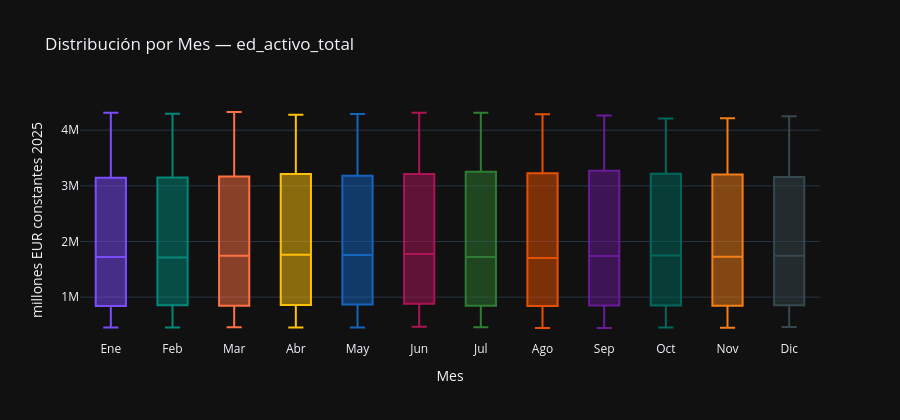

The code cell stored with this chart in its notebook:
### Markdown cell above
### Análisis:

La ausencia de outliers por ambos criterios responde al mismo mecanismo ya documentado para el IPRI y el PIB: la tendencia de largo plazo dilata el rango intercuartílico hasta absorber todos los valores, incluidos los extremos del pico de 2009-2012.

Los 10 valores extremos confirman que los mínimos corresponden al tramo inicial de la muestra (agosto-noviembre de 1974 y febrero de 1975, entre 445.450 y 454.394 millones) y los máximos al entorno del pico de la burbuja bancaria (enero a julio de 2009 y marzo de 2012, entre 4.308.744 y 4.327.080 millones). Un detalle relevante: el máximo absoluto se produce en marzo de 2012, casi tres años después de los demás valores extremos del grupo superior, lo que refleja que el activo total continuó creciendo marginalmente entre 2009 y 2012 pese al inicio del desapalancamiento del crédito privado, probablemente por el incremento de la cartera de deuda pública y los activos adjudicados en ese periodo.

### Code cell
if DATASET_CONFIG['frecuencia_original'] == 'trimestral':
    y_periodo = y.index.quarter.map({1:'T1', 2:'T2', 3:'T3', 4:'T4'})
    titulo_grupo = 'Trimestre'
    orden_periodos = ['T1', 'T2', 'T3', 'T4']
elif DATASET_CONFIG['frecuencia_original'] == 'mensual':
    meses = ['Ene','Feb','Mar','Abr','May','Jun','Jul','Ago','Sep','Oct','Nov','Dic']
    y_periodo = y.index.month.map({i+1: m for i, m in enumerate(meses)})
    titulo_grupo = 'Mes'
    orden_periodos = meses
else:
    meses = ['Ene','Feb','Mar','Abr','May','Jun','Jul','Ago','Sep','Oct','Nov','Dic']
    y_periodo = y.index.month.map({i+1: m for i, m in enumerate(meses)})
    titulo_grupo = 'Mes'
    orden_periodos = meses

colores_bp = ['#7C4DFF', '#00897B', '#FF7043', '#FFC107',
               '#1565C0', '#AD1457', '#2E7D32', '#E65100',
               '#6A1B9A', '#00695C', '#F57F17', '#37474F']

df_box = pd.DataFrame({
    'periodo': y_periodo.values,
    'valor': y.values,
    'fecha': y.index.strftime('%Y-%m-%d'),
})
df_box['periodo'] = pd.Categorical(df_box['periodo'],
                                    categories=[p for p in orden_periodos if p in df_box['periodo'].values],
                                    ordered=True)

fig = px.box(
    df_box, x='periodo', y='valor', color='periodo',
    hover_data=['fecha'],
    title=f'Distribución por {titulo_grupo} — {VAR_PRINCIPAL}',
    labels={'valor': UNIDADES, 'periodo': titulo_grupo, 'fecha': 'Fecha'},
    color_discrete_sequence=colores_bp,
    category_orders={'periodo': orden_periodos},
)
fig.update_layout(showlegend=False, height=420)
fig.show()

### Figure 1 — Plotly figure (JSON) as saved in the notebook; plotly's stock layout.template omitted (floating-point values rounded to 4 significant figures)
{"data": [{"alignmentgroup": "True", "customdata": [["1975-01-01"], ["1976-01-01"], ["1977-01-01"], ["1978-01-01"], ["1979-01-01"], ["1980-01-01"], ["1981-01-01"], ["1982-01-01"], ["1983-01-01"], ["1984-01-01"], ["1985-01-01"], ["1986-01-01"], ["1987-01-01"], ["1988-01-01"], ["1989-01-01"], ["1990-01-01"], ["1991-01-01"], ["1992-01-01"], ["1993-01-01"], ["1994-01-01"], ["1995-01-01"], ["1996-01-01"], ["1997-01-01"], ["1998-01-01"], ["1999-01-01"], ["2000-01-01"], ["2001-01-01"], ["2002-01-01"], ["2003-01-01"], ["2004-01-01"], ["2005-01-01"], ["2006-01-01"], ["2007-01-01"], ["2008-01-01"], ["2009-01-01"], ["2010-01-01"], ["2011-01-01"], ["2012-01-01"], ["2013-01-01"], ["2014-01-01"], ["2015-01-01"], ["2016-01-01"], ["2017-01-01"], ["2018-01-01"], ["2019-01-01"], ["2020-01-01"], ["2021-01-01"], ["2022-01-01"], ["2023-01-01"], ["2024-01-01"], ["2025-01-01"]], "hovertemplate": "Mes=%{x}<br>millones EUR constantes 2025=%{y}<br>Fecha=%{customdata[0]}<extra></extra>", "legendgroup": "Ene", "marker": {"color": "#7C4DFF"}, "name": "Ene", "notched": false, "offsetgroup": "Ene", "orientation": "v", "showlegend": true, "type": "box", "x": ["Ene", "Ene", "Ene", "Ene", "Ene", "Ene", "Ene", "Ene", "Ene", "Ene", "Ene", "Ene", "Ene", "Ene", "Ene", "Ene", "Ene", "Ene", "Ene", "Ene", "Ene", "Ene", "Ene", "Ene", "Ene", "Ene", "Ene", "Ene", "Ene", "Ene", "Ene", "Ene", "Ene", "Ene", "Ene", "Ene", "Ene", "Ene", "Ene", "Ene", "Ene", "Ene", "Ene", "Ene", "Ene", "Ene", "Ene", "Ene", "Ene", "Ene", "Ene"], "x0": " ", "xaxis": "x", "y": [455600.0, 483500.0, 494500.0, 480400.0, 480200.0, 504700.0, 621600.0, 664100.0, 698300.0, 750500.0, 802800.0, 798600.0, 825900.0, 879900.0, 937600.0, 981700.0, 1056000.0, 1113000.0, 1155000.0, 1306000.0, 1355000.0, 1447000.0, 1472000.0, 1568000.0, 1645000.0, 1722000.0, 1892000.0, 2027000.0, 2115000.0, 2343000.0, 2595000.0, 3085000.0, 3534000.0, 3936000.0, 4312000.0, 4286000.0, 4119000.0, 4268000.0, 4045000.0, 3679000.0, 3546000.0, 3425000.0, 3151000.0, 3136000.0, 3054000.0, 3082000.0, 3301000.0, 3267000.0, 3059000.0, 3013000.0, 3040000.0], "y0": " ", "yaxis": "y"}, {"alignmentgroup": "True", "customdata": [["1975-02-01"], ["1976-02-01"], ["1977-02-01"], ["1978-02-01"], ["1979-02-01"], ["1980-02-01"], ["1981-02-01"], ["1982-02-01"], ["1983-02-01"], ["1984-02-01"], ["1985-02-01"], ["1986-02-01"], ["1987-02-01"], ["1988-02-01"], ["1989-02-01"], ["1990-02-01"], ["1991-02-01"], ["1992-02-01"], ["1993-02-01"], ["1994-02-01"], ["1995-02-01"], ["1996-02-01"], ["1997-02-01"], ["1998-02-01"], ["1999-02-01"], ["2000-02-01"], ["2001-02-01"], ["2002-02-01"], ["2003-02-01"], ["2004-02-01"], ["2005-02-01"], ["2006-02-01"], ["2007-02-01"], ["2008-02-01"], ["2009-02-01"], ["2010-02-01"], ["2011-02-01"], ["2012-02-01"], ["2013-02-01"], ["2014-02-01"], ["2015-02-01"], ["2016-02-01"], ["2017-02-01"], ["2018-02-01"], ["2019-02-01"], ["2020-02-01"], ["2021-02-01"], ["2022-02-01"], ["2023-02-01"], ["2024-02-01"], ["2025-02-01"]], "hovertemplate": "Mes=%{x}<br>millones EUR constantes 2025=%{y}<br>Fecha=%{customdata[0]}<extra></extra>", "legendgroup": "Feb", "marker": {"color": "#00897B"}, "name": "Feb", "notched": false, "offsetgroup": "Feb", "orientation": "v", "showlegend": true, "type": "box", "x": ["Feb", "Feb", "Feb", "Feb", "Feb", "Feb", "Feb", "Feb", "Feb", "Feb", "Feb", "Feb", "Feb", "Feb", "Feb", "Feb", "Feb", "Feb", "Feb", "Feb", "Feb", "Feb", "Feb", "Feb", "Feb", "Feb", "Feb", "Feb", "Feb", "Feb", "Feb", "Feb", "Feb", "Feb", "Feb", "Feb", "Feb", "Feb", "Feb", "Feb", "Feb", "Feb", "Feb", "Feb", "Feb", "Feb", "Feb", "Feb", "Feb", "Feb", "Feb"], "x0": " ", "xaxis": "x", "y": [454400.0, 485000.0, 490000.0, 481700.0, 483700.0, 507400.0, 624800.0, 670200.0, 705800.0, 740400.0, 814100.0, 798400.0, 843100.0, 883300.0, 953900.0, 986000.0, 1085000.0, 1104000.0, 1181000.0, 1312000.0, 1361000.0, 1430000.0, 1462000.0, 1600000.0, 1641000.0, 1711000.0, 1882000.0, 2006000.0, 2141000.0, 2354000.0, 2623000.0, 3141000.0, 3581000.0, 3998000.0, 4296000.0, 4282000.0, 4109000.0, 4284000.0, 4042000.0, 3636000.0, 3529000.0, 3439000.0, 3155000.0, 3111000.0, 3033000.0, 3111000.0, 3309000.0, 3229000.0, 3031000.0, 3009000.0, 3037000.0], "y0": " ", "yaxis": "y"}, {"alignmentgroup": "True", "customdata": [["1975-03-01"], ["1976-03-01"], ["1977-03-01"], ["1978-03-01"], ["1979-03-01"], ["1980-03-01"], ["1981-03-01"], ["1982-03-01"], ["1983-03-01"], ["1984-03-01"], ["1985-03-01"], ["1986-03-01"], ["1987-03-01"], ["1988-03-01"], ["1989-03-01"], ["1990-03-01"], ["1991-03-01"], ["1992-03-01"], ["1993-03-01"], ["1994-03-01"], ["1995-03-01"], ["1996-03-01"], ["1997-03-01"], ["1998-03-01"], ["1999-03-01"], ["2000-03-01"], ["2001-03-01"], ["2002-03-01"], ["2003-03-01"], ["2004-03-01"], ["2005-03-01"], ["2006-03-01"], ["2007-03-01"], ["2008-03-01"], ["2009-03-01"], ["2010-03-01"], ["2011-03-01"], ["2012-03-01"], ["2013-03-01"], ["2014-03-01"], ["2015-03-01"], ["2016-03-01"], ["2017-03-01"], ["2018-03-01"], ["2019-03-01"], ["2020-03-01"], ["2021-03-01"], ["2022-03-01"], ["2023-03-01"], ["2024-03-01"], ["2025-03-01"]], "hovertemplate": "Mes=%{x}<br>millones EUR constantes 2025=%{y}<br>Fecha=%{customdata[0]}<extra></extra>", "legendgroup": "Mar", "marker": {"color": "#FF7043"}, "name": "Mar", "notched": false, "offsetgroup": "Mar", "orientation": "v", "showlegend": true, "type": "box", "x": ["Mar", "Mar", "Mar", "Mar", "Mar", "Mar", "Mar", "Mar", "Mar", "Mar", "Mar", "Mar", "Mar", "Mar", "Mar", "Mar", "Mar", "Mar", "Mar", "Mar", "Mar", "Mar", "Mar", "Mar", "Mar", "Mar", "Mar", "Mar", "Mar", "Mar", "Mar", "Mar", "Mar", "Mar", "Mar", "Mar", "Mar", "Mar", "Mar", "Mar", "Mar", "Mar", "Mar", "Mar", "Mar", "Mar", "Mar", "Mar", "Mar", "Mar", "Mar"], "x0": " ", "xaxis": "x", "y": [457800.0, 486900.0, 487100.0, 484700.0, 486300.0, 511900.0, 622200.0, 688000.0, 712700.0, 746000.0, 807100.0, 817300.0, 829100.0, 891500.0, 959300.0, 1005000.0, 1106000.0, 1096000.0, 1177000.0, 1282000.0, 1370000.0, 1435000.0, 1470000.0, 1568000.0, 1644000.0, 1745000.0, 1925000.0, 2030000.0, 2147000.0, 2370000.0, 2670000.0, 3157000.0, 3624000.0, 3954000.0, 4309000.0, 4269000.0, 4089000.0, 4327000.0, 4052000.0, 3627000.0, 3555000.0, 3382000.0, 3171000.0, 3129000.0, 3091000.0, 3228000.0, 3348000.0, 3164000.0, 3024000.0, 2988000.0, 3022000.0], "y0": " ", "yaxis": "y"}, {"alignmentgroup": "True", "customdata": [["1975-04-01"], ["1976-04-01"], ["1977-04-01"], ["1978-04-01"], ["1979-04-01"], ["1980-04-01"], ["1981-04-01"], ["1982-04-01"], ["1983-04-01"], ["1984-04-01"], ["1985-04-01"], ["1986-04-01"], ["1987-04-01"], ["1988-04-01"], ["1989-04-01"], ["1990-04-01"], ["1991-04-01"], ["1992-04-01"], ["1993-04-01"], ["1994-04-01"], ["1995-04-01"], ["1996-04-01"], ["1997-04-01"], ["1998-04-01"], ["1999-04-01"], ["2000-04-01"], ["2001-04-01"], ["2002-04-01"], ["2003-04-01"], ["2004-04-01"], ["2005-04-01"], ["2006-04-01"], ["2007-04-01"], ["2008-04-01"], ["2009-04-01"], ["2010-04-01"], ["2011-04-01"], ["2012-04-01"], ["2013-04-01"], ["2014-04-01"], ["2015-04-01"], ["2016-04-01"], ["2017-04-01"], ["2018-04-01"], ["2019-04-01"], ["2020-04-01"], ["2021-04-01"], ["2022-04-01"], ["2023-04-01"], ["2024-04-01"], ["2025-04-01"]], "hovertemplate": "Mes=%{x}<br>millones EUR constantes 2025=%{y}<br>Fecha=%{customdata[0]}<extra></extra>", "legendgroup": "Abr", "marker": {"color": "#FFC107"}, "name": "Abr", "notched": false, "offsetgroup": "Abr", "orientation": "v", "showlegend": true, "type": "box", "x": ["Abr", "Abr", "Abr", "Abr", "Abr", "Abr", "Abr", "Abr", "Abr", "Abr", "Abr", "Abr", "Abr", "Abr", "Abr", "Abr", "Abr", "Abr", "Abr", "Abr", "Abr", "Abr", "Abr", "Abr", "Abr", "Abr", "Abr", "Abr", "Abr", "Abr", "Abr", "Abr", "Abr", "Abr", "Abr", "Abr", "Abr", "Abr", "Abr", "Abr", "Abr", "Abr", "Abr", "Abr", "Abr", "Abr", "Abr", "Abr", "Abr", "Abr", "Abr"], "x0": " ", "xaxis": "x", "y": [455600.0, 488800.0, 487700.0, 477800.0, 483500.0, 515900.0, 631500.0, 693400.0, 703300.0, 757800.0, 825200.0, 824200.0, 843700.0, 900300.0, 969700.0, 1036000.0, 1085000.0, 1096000.0, 1211000.0, 1282000.0, 1354000.0, 1426000.0, 1466000.0, 1550000.0, 1607000.0, 1760000.0, 1920000.0, 2022000.0, 2191000.0, 2383000.0, 2670000.0, 3176000.0, 3605000.0, 3952000.0, 4276000.0, 4245000.0, 4034000.0, 4207000.0, 4009000.0, 3578000.0, 3448000.0, 3353000.0, 3121000.0, 3073000.0, 3038000.0, 3241000.0, 3293000.0, 3222000.0, 2998000.0, 2973000.0, 3022000.0], "y0": " ", "yaxis": "y"}, {"alignmentgroup": "True", "customdata": [["1975-05-01"], ["1976-05-01"], ["1977-05-01"], ["1978-05-01"], ["1979-05-01"], ["1980-05-01"], ["1981-05-01"], ["1982-05-01"], ["1983-05-01"], ["1984-05-01"], ["1985-05-01"], ["1986-05-01"], ["1987-05-01"], ["1988-05-01"], ["1989-05-01"], ["1990-05-01"], ["1991-05-01"], ["1992-05-01"], ["1993-05-01"], ["1994-05-01"], ["1995-05-01"], ["1996-05-01"], ["1997-05-01"], ["1998-05-01"], ["1999-05-01"], ["2000-05-01"], ["2001-05-01"], ["2002-05-01"], ["2003-05-01"], ["2004-05-01"], ["2005-05-01"], ["2006-05-01"], ["2007-05-01"], ["2008-05-01"], ["2009-05-01"], ["2010-05-01"], ["2011-05-01"], ["2012-05-01"], ["2013-05-01"], ["2014-05-01"], ["2015-05-01"], ["2016-05-01"], ["2017-05-01"], ["2018-05-01"], ["2019-05-01"], ["2020-05-01"], ["2021-05-01"], ["2022-05-01"], ["2023-05-01"], ["2024-05-01"], ["2025-05-01"]], "hovertemplate": "Mes=%{x}<br>millones EUR constantes 2025=%{y}<br>Fecha=%{customdata[0]}<extra></extra>", "legendgroup": "May", "marker": {"color": "#1565C0"}, "name": "May", "notched": false, "offsetgroup": "May", "orientation": "v", "showlegend": true, "type": "box", "x": ["May", "May", "May", "May", "May", "May", "May", "May", "May", "May", "May", "May", "May", "May", "May", "May", "May", "May", "May", "May", "May", "May", "May", "May", "May", "May", "May", "May", "May", "May", "May", "May", "May", "May", "May", "May", "May", "May", "May", "May", "May", "May", "May", "May", "May", "May", "May", "May", "May", "May", "May"], "x0": " ", "xaxis": "x", "y": [455800.0, 472000.0, 494100.0, 475000.0, 479700.0, 514900.0, 634900.0, 682200.0, 704600.0, 763100.0, 814800.0, 820800.0, 857300.0, 907900.0, 981000.0, 1042000.0, 1094000.0, 1096000.0, 1252000.0, 1286000.0, 1364000.0, 1415000.0, 1480000.0, 1552000.0, 1632000.0, 1757000.0, 1918000.0, 2039000.0, 2181000.0, 2377000.0, 2684000.0, 3152000.0, 3651000.0, 3962000.0, 4265000.0, 4286000.0, 4102000.0, 4290000.0, 3923000.0, 3593000.0, 3414000.0, 3321000.0, 3119000.0, 3076000.0, 3046000.0, 3255000.0, 3296000.0, 3190000.0, 3038000.0, 2965000.0, 3048000.0], "y0": " ", "yaxis": "y"}, {"alignmentgroup": "True", "customdata": [["1975-06-01"], ["1976-06-01"], ["1977-06-01"], ["1978-06-01"], ["1979-06-01"], ["1980-06-01"], ["1981-06-01"], ["1982-06-01"], ["1983-06-01"], ["1984-06-01"], ["1985-06-01"], ["1986-06-01"], ["1987-06-01"], ["1988-06-01"], ["1989-06-01"], ["1990-06-01"], ["1991-06-01"], ["1992-06-01"], ["1993-06-01"], ["1994-06-01"], ["1995-06-01"], ["1996-06-01"], ["1997-06-01"], ["1998-06-01"], ["1999-06-01"], ["2000-06-01"], ["2001-06-01"], ["2002-06-01"], ["2003-06-01"], ["2004-06-01"], ["2005-06-01"], ["2006-06-01"], ["2007-06-01"], ["2008-06-01"], ["2009-06-01"], ["2010-06-01"], ["2011-06-01"], ["2012-06-01"], ["2013-06-01"], ["2014-06-01"], ["2015-06-01"], ["2016-06-01"], ["2017-06-01"], ["2018-06-01"], ["2019-06-01"], ["2020-06-01"], ["2021-06-01"], ["2022-06-01"], ["2023-06-01"], ["2024-06-01"], ["2025-06-01"]], "hovertemplate": "Mes=%{x}<br>millones EUR constantes 2025=%{y}<br>Fecha=%{customdata[0]}<extra></extra>", "legendgroup": "Jun", "marker": {"color": "#AD1457"}, "name": "Jun", "notched": false, "offsetgroup": "Jun", "orientation": "v", "showlegend": true, "type": "box", "x": ["Jun", "Jun", "Jun", "Jun", "Jun", "Jun", "Jun", "Jun", "Jun", "Jun", "Jun", "Jun", "Jun", "Jun", "Jun", "Jun", "Jun", "Jun", "Jun", "Jun", "Jun", "Jun", "Jun", "Jun", "Jun", "Jun", "Jun", "Jun", "Jun", "Jun", "Jun", "Jun", "Jun", "Jun", "Jun", "Jun", "Jun", "Jun", "Jun", "Jun", "Jun", "Jun", "Jun", "Jun", "Jun", "Jun", "Jun", "Jun", "Jun", "Jun", "Jun"], "x0": " ", "xaxis": "x", "y": [468600.0, 483600.0, 494300.0, 483700.0, 496500.0, 521900.0, 644600.0, 696800.0, 722200.0, 771600.0, 826300.0, 837200.0, 869000.0, 923200.0, 997100.0, 1052000.0, 1108000.0, 1106000.0, 1275000.0, 1344000.0, 1378000.0, 1434000.0, 1516000.0, 1597000.0, 1668000.0, 1773000.0, 1941000.0, 2054000.0, 2206000.0, 2439000.0, 2896000.0, 3216000.0, 3755000.0, 4024000.0, 4314000.0, 4275000.0, 4163000.0, 4305000.0, 3908000.0, 3567000.0, 3399000.0, 3352000.0, 3153000.0, 3072000.0, 3080000.0, 3378000.0, 3333000.0, 3198000.0, 3016000.0, 2954000.0, 3049000.0], "y0": " ", "yaxis": "y"}, {"alignmentgroup": "True", "customdata": [["1974-07-01"], ["1975-07-01"], ["1976-07-01"], ["1977-07-01"], ["1978-07-01"], ["1979-07-01"], ["1980-07-01"], ["1981-07-01"], ["1982-07-01"], ["1983-07-01"], ["1984-07-01"], ["1985-07-01"], ["1986-07-01"], ["1987-07-01"], ["1988-07-01"], ["1989-07-01"], ["1990-07-01"], ["1991-07-01"], ["1992-07-01"], ["1993-07-01"], ["1994-07-01"], ["1995-07-01"], ["1996-07-01"], ["1997-07-01"], ["1998-07-01"], ["1999-07-01"], ["2000-07-01"], ["2001-07-01"], ["2002-07-01"], ["2003-07-01"], ["2004-07-01"], ["2005-07-01"], ["2006-07-01"], ["2007-07-01"], ["2008-07-01"], ["2009-07-01"], ["2010-07-01"], ["2011-07-01"], ["2012-07-01"], ["2013-07-01"], ["2014-07-01"], ["2015-07-01"], ["2016-07-01"], ["2017-07-01"], ["2018-07-01"], ["2019-07-01"], ["2020-07-01"], ["2021-07-01"], ["2022-07-01"], ["2023-07-01"], ["2024-07-01"], ["2025-07-01"]], "hovertemplate": "Mes=%{x}<br>millones EUR constantes 2025=%{y}<br>Fecha=%{customdata[0]}<extra></extra>", "legendgroup": "Jul", "marker": {"color": "#2E7D32"}, "name": "Jul", "notched": false, "offsetgroup": "Jul", "orientation": "v", "showlegend": true, "type": "box", "x": ["Jul", "Jul", "Jul", "Jul", "Jul", "Jul", "Jul", "Jul", "Jul", "Jul", "Jul", "Jul", "Jul", "Jul", "Jul", "Jul", "Jul", "Jul", "Jul", "Jul", "Jul", "Jul", "Jul", "Jul", "Jul", "Jul", "Jul", "Jul", "Jul", "Jul", "Jul", "Jul", "Jul", "Jul", "Jul", "Jul", "Jul", "Jul", "Jul", "Jul", "Jul", "Jul", "Jul", "Jul", "Jul", "Jul", "Jul", "Jul", "Jul", "Jul", "Jul", "Jul"], "x0": " ", "xaxis": "x", "y": [459000.0, 474400.0, 495800.0, 498600.0, 484800.0, 498500.0, 529000.0, 651400.0, 710300.0, 723300.0, 798200.0, 827400.0, 818300.0, 866800.0, 927300.0, 1029000.0, 1060000.0, 1089000.0, 1103000.0, 1317000.0, 1356000.0, 1405000.0, 1452000.0, 1528000.0, 1612000.0, 1665000.0, 1773000.0, 1923000.0, 2072000.0, 2230000.0, 2485000.0, 2964000.0, 3297000.0, 3800000.0, 4071000.0, 4312000.0, 4254000.0, 4185000.0, 4276000.0, 3827000.0, 3574000.0, 3410000.0, 3332000.0, 3184000.0, 3072000.0, 3079000.0, 3383000.0, 3342000.0, 3207000.0, 2998000.0, 2981000.0, 3069000.0], "y0": " ", "yaxis": "y"}, {"alignmentgroup": "True", "customdata": [["1974-08-01"], ["1975-08-01"], ["1976-08-01"], ["1977-08-01"], ["1978-08-01"], ["1979-08-01"], ["1980-08-01"], ["1981-08-01"], ["1982-08-01"], ["1983-08-01"], ["1984-08-01"], ["1985-08-01"], ["1986-08-01"], ["1987-08-01"], ["1988-08-01"], ["1989-08-01"], ["1990-08-01"], ["1991-08-01"], ["1992-08-01"], ["1993-08-01"], ["1994-08-01"], ["1995-08-01"], ["1996-08-01"], ["1997-08-01"], ["1998-08-01"], ["1999-08-01"], ["2000-08-01"], ["2001-08-01"], ["2002-08-01"], ["2003-08-01"], ["2004-08-01"], ["2005-08-01"], ["2006-08-01"], ["2007-08-01"], ["2008-08-01"], ["2009-08-01"], ["2010-08-01"], ["2011-08-01"], ["2012-08-01"], ["2013-08-01"], ["2014-08-01"], ["2015-08-01"], ["2016-08-01"], ["2017-08-01"], ["2018-08-01"], ["2019-08-01"], ["2020-08-01"], ["2021-08-01"], ["2022-08-01"], ["2023-08-01"], ["2024-08-01"], ["2025-08-01"]], "hovertemplate": "Mes=%{x}<br>millones EUR constantes 2025=%{y}<br>Fecha=%{customdata[0]}<extra></extra>", "legendgroup": "Ago", "marker": {"color": "#E65100"}, "name": "Ago", "notched": false, "offsetgroup": "Ago", "orientation": "v", "showlegend": true, "type": "box", "x": ["Ago", "Ago", "Ago", "Ago", "Ago", "Ago", "Ago", "Ago", "Ago", "Ago", "Ago", "Ago", "Ago", "Ago", "Ago", "Ago", "Ago", "Ago", "Ago", "Ago", "Ago", "Ago", "Ago", "Ago", "Ago", "Ago", "Ago", "Ago", "Ago", "Ago", "Ago", "Ago", "Ago", "Ago", "Ago", "Ago", "Ago", "Ago", "Ago", "Ago", "Ago", "Ago", "Ago", "Ago", "Ago", "Ago", "Ago", "Ago", "Ago", "Ago", "Ago", "Ago"], "x0": " ", "xaxis": "x", "y": [446400.0, 465700.0, 488600.0, 477300.0, 470000.0, 493000.0, 526600.0, 639700.0, 702800.0, 719900.0, 782500.0, 808500.0, 810000.0, 868500.0, 904500.0, 1010000.0, 1034000.0, 1086000.0, 1098000.0, 1298000.0, 1341000.0, 1370000.0, 1410000.0, 1500000.0, 1588000.0, 1644000.0, 1761000.0, 1896000.0, 2050000.0, 2240000.0, 2442000.0, 2894000.0, 3266000.0, 3798000.0, 4092000.0, 4245000.0, 4285000.0, 4177000.0, 4198000.0, 3785000.0, 3557000.0, 3383000.0, 3295000.0, 3162000.0, 3061000.0, 3112000.0, 3355000.0, 3332000.0, 3189000.0, 2960000.0, 2991000.0, 3076000.0], "y0": " ", "yaxis": "y"}, {"alignmentgroup": "True", "customdata": [["1974-09-01"], ["1975-09-01"], ["1976-09-01"], ["1977-09-01"], ["1978-09-01"], ["1979-09-01"], ["1980-09-01"], ["1981-09-01"], ["1982-09-01"], ["1983-09-01"], ["1984-09-01"], ["1985-09-01"], ["1986-09-01"], ["1987-09-01"], ["1988-09-01"], ["1989-09-01"], ["1990-09-01"], ["1991-09-01"], ["1992-09-01"], ["1993-09-01"], ["1994-09-01"], ["1995-09-01"], ["1996-09-01"], ["1997-09-01"], ["1998-09-01"], ["1999-09-01"], ["2000-09-01"], ["2001-09-01"], ["2002-09-01"], ["2003-09-01"], ["2004-09-01"], ["2005-09-01"], ["2006-09-01"], ["2007-09-01"], ["2008-09-01"], ["2009-09-01"], ["2010-09-01"], ["2011-09-01"], ["2012-09-01"], ["2013-09-01"], ["2014-09-01"], ["2015-09-01"], ["2016-09-01"], ["2017-09-01"], ["2018-09-01"], ["2019-09-01"], ["2020-09-01"], ["2021-09-01"], ["2022-09-01"], ["2023-09-01"], ["2024-09-01"], ["2025-09-01"]], "hovertemplate": "Mes=%{x}<br>millones EUR constantes 2025=%{y}<br>Fecha=%{customdata[0]}<extra></extra>", "legendgroup": "Sep", "marker": {"color": "#6A1B9A"}, "name": "Sep", "notched": false, "offsetgroup": "Sep", "orientation": "v", "showlegend": true, "type": "box", "x": ["Sep", "Sep", "Sep", "Sep", "Sep", "Sep", "Sep", "Sep", "Sep", "Sep", "Sep", "Sep", "Sep", "Sep", "Sep", "Sep", "Sep", "Sep", "Sep", "Sep", "Sep", "Sep", "Sep", "Sep", "Sep", "Sep", "Sep", "Sep", "Sep", "Sep", "Sep", "Sep", "Sep", "Sep", "Sep", "Sep", "Sep", "Sep", "Sep", "Sep", "Sep", "Sep", "Sep", "Sep", "Sep", "Sep", "Sep", "Sep", "Sep", "Sep", "Sep", "Sep"], "x0": " ", "xaxis": "x", "y": [445400.0, 464500.0, 489100.0, 476800.0, 470800.0, 494700.0, 530900.0, 644400.0, 711900.0, 727900.0, 797900.0, 826000.0, 817300.0, 869300.0, 915700.0, 1013000.0, 1047000.0, 1102000.0, 1137000.0, 1286000.0, 1331000.0, 1391000.0, 1446000.0, 1513000.0, 1591000.0, 1676000.0, 1802000.0, 1945000.0, 2076000.0, 2239000.0, 2481000.0, 2947000.0, 3367000.0, 3883000.0, 4116000.0, 4263000.0, 4233000.0, 4192000.0, 4175000.0, 3791000.0, 3558000.0, 3417000.0, 3295000.0, 3173000.0, 3032000.0, 3099000.0, 3353000.0, 3316000.0, 3250000.0, 2987000.0, 3018000.0, 3079000.0], "y0": " ", "yaxis": "y"}, {"alignmentgroup": "True", "customdata": [["1974-10-01"], ["1975-10-01"], ["1976-10-01"], ["1977-10-01"], ["1978-10-01"], ["1979-10-01"], ["1980-10-01"], ["1981-10-01"], ["1982-10-01"], ["1983-10-01"], ["1984-10-01"], ["1985-10-01"], ["1986-10-01"], ["1987-10-01"], ["1988-10-01"], ["1989-10-01"], ["1990-10-01"], ["1991-10-01"], ["1992-10-01"], ["1993-10-01"], ["1994-10-01"], ["1995-10-01"], ["1996-10-01"], ["1997-10-01"], ["1998-10-01"], ["1999-10-01"], ["2000-10-01"], ["2001-10-01"], ["2002-10-01"], ["2003-10-01"], ["2004-10-01"], ["2005-10-01"], ["2006-10-01"], ["2007-10-01"], ["2008-10-01"], ["2009-10-01"], ["2010-10-01"], ["2011-10-01"], ["2012-10-01"], ["2013-10-01"], ["2014-10-01"], ["2015-10-01"], ["2016-10-01"], ["2017-10-01"], ["2018-10-01"], ["2019-10-01"], ["2020-10-01"], ["2021-10-01"], ["2022-10-01"], ["2023-10-01"], ["2024-10-01"], ["2025-10-01"]], "hovertemplate": "Mes=%{x}<br>millones EUR constantes 2025=%{y}<br>Fecha=%{customdata[0]}<extra></extra>", "legendgroup": "Oct", "marker": {"color": "#00695C"}, "name": "Oct", "notched": false, "offsetgroup": "Oct", "orientation": "v", "showlegend": true, "type": "box", "x": ["Oct", "Oct", "Oct", "Oct", "Oct", "Oct", "Oct", "Oct", "Oct", "Oct", "Oct", "Oct", "Oct", "Oct", "Oct", "Oct", "Oct", "Oct", "Oct", "Oct", "Oct", "Oct", "Oct", "Oct", "Oct", "Oct", "Oct", "Oct", "Oct", "Oct", "Oct", "Oct", "Oct", "Oct", "Oct", "Oct", "Oct", "Oct", "Oct", "Oct", "Oct", "Oct", "Oct", "Oct", "Oct", "Oct", "Oct", "Oct", "Oct", "Oct", "Oct", "Oct"], "x0": " ", "xaxis": "x", "y": [453600.0, 477800.0, 493300.0, 473500.0, 466100.0, 497300.0, 536200.0, 647000.0, 716400.0, 729900.0, 810700.0, 829900.0, 819100.0, 873500.0, 924600.0, 1003000.0, 1045000.0, 1091000.0, 1160000.0, 1287000.0, 1327000.0, 1393000.0, 1453000.0, 1507000.0, 1608000.0, 1689000.0, 1807000.0, 1967000.0, 2094000.0, 2258000.0, 2497000.0, 2971000.0, 3410000.0, 3899000.0, 4160000.0, 4211000.0, 4198000.0, 4142000.0, 4099000.0, 3718000.0, 3524000.0, 3392000.0, 3214000.0, 3167000.0, 2994000.0, 3066000.0, 3314000.0, 3252000.0, 3224000.0, 2974000.0, 3014000.0, 3103000.0], "y0": " ", "yaxis": "y"}, {"alignmentgroup": "True", "customdata": [["1974-11-01"], ["1975-11-01"], ["1976-11-01"], ["1977-11-01"], ["1978-11-01"], ["1979-11-01"], ["1980-11-01"], ["1981-11-01"], ["1982-11-01"], ["1983-11-01"], ["1984-11-01"], ["1985-11-01"], ["1986-11-01"], ["1987-11-01"], ["1988-11-01"], ["1989-11-01"], ["1990-11-01"], ["1991-11-01"], ["1992-11-01"], ["1993-11-01"], ["1994-11-01"], ["1995-11-01"], ["1996-11-01"], ["1997-11-01"], ["1998-11-01"], ["1999-11-01"], ["2000-11-01"], ["2001-11-01"], ["2002-11-01"], ["2003-11-01"], ["2004-11-01"], ["2005-11-01"], ["2006-11-01"], ["2007-11-01"], ["2008-11-01"], ["2009-11-01"], ["2010-11-01"], ["2011-11-01"], ["2012-11-01"], ["2013-11-01"], ["2014-11-01"], ["2015-11-01"], ["2016-11-01"], ["2017-11-01"], ["2018-11-01"], ["2019-11-01"], ["2020-11-01"], ["2021-11-01"], ["2022-11-01"], ["2023-11-01"], ["2024-11-01"]], "hovertemplate": "Mes=%{x}<br>millones EUR constantes 2025=%{y}<br>Fecha=%{customdata[0]}<extra></extra>", "legendgroup": "Nov", "marker": {"color": "#F57F17"}, "name": "Nov", "notched": false, "offsetgroup": "Nov", "orientation": "v", "showlegend": true, "type": "box", "x": ["Nov", "Nov", "Nov", "Nov", "Nov", "Nov", "Nov", "Nov", "Nov", "Nov", "Nov", "Nov", "Nov", "Nov", "Nov", "Nov", "Nov", "Nov", "Nov", "Nov", "Nov", "Nov", "Nov", "Nov", "Nov", "Nov", "Nov", "Nov", "Nov", "Nov", "Nov", "Nov", "Nov", "Nov", "Nov", "Nov", "Nov", "Nov", "Nov", "Nov", "Nov", "Nov", "Nov", "Nov", "Nov", "Nov", "Nov", "Nov", "Nov", "Nov", "Nov"], "x0": " ", "xaxis": "x", "y": [449000.0, 482400.0, 496400.0, 478800.0, 470900.0, 505600.0, 538300.0, 647600.0, 720500.0, 729800.0, 803600.0, 823500.0, 828600.0, 887600.0, 940200.0, 1029000.0, 1059000.0, 1120000.0, 1193000.0, 1317000.0, 1348000.0, 1420000.0, 1474000.0, 1528000.0, 1635000.0, 1728000.0, 1827000.0, 2004000.0, 2104000.0, 2278000.0, 2508000.0, 3029000.0, 3464000.0, 3939000.0, 4214000.0, 4198000.0, 4153000.0, 4118000.0, 4097000.0, 3690000.0, 3555000.0, 3406000.0, 3196000.0, 3155000.0, 3012000.0, 3092000.0, 3344000.0, 3303000.0, 3207000.0, 3038000.0, 3071000.0], "y0": " ", "yaxis": "y"}, {"alignmentgroup": "True", "customdata": [["1974-12-01"], ["1975-12-01"], ["1976-12-01"], ["1977-12-01"], ["1978-12-01"], ["1979-12-01"], ["1980-12-01"], ["1981-12-01"], ["1982-12-01"], ["1983-12-01"], ["1984-12-01"], ["1985-12-01"], ["1986-12-01"], ["1987-12-01"], ["1988-12-01"], ["1989-12-01"], ["1990-12-01"], ["1991-12-01"], ["1992-12-01"], ["1993-12-01"], ["1994-12-01"], ["1995-12-01"], ["1996-12-01"], ["1997-12-01"], ["1998-12-01"], ["1999-12-01"], ["2000-12-01"], ["2001-12-01"], ["2002-12-01"], ["2003-12-01"], ["2004-12-01"], ["2005-12-01"], ["2006-12-01"], ["2007-12-01"], ["2008-12-01"], ["2009-12-01"], ["2010-12-01"], ["2011-12-01"], ["2012-12-01"], ["2013-12-01"], ["2014-12-01"], ["2015-12-01"], ["2016-12-01"], ["2017-12-01"], ["2018-12-01"], ["2019-12-01"], ["2020-12-01"], ["2021-12-01"], ["2022-12-01"], ["2023-12-01"], ["2024-12-01"]], "hovertemplate": "Mes=%{x}<br>millones EUR constantes 2025=%{y}<br>Fecha=%{customdata[0]}<extra></extra>", "legendgroup": "Dic", "marker": {"color": "#37474F"}, "name": "Dic", "notched": false, "offsetgroup": "Dic", "orientation": "v", "showlegend": true, "type": "box", "x": ["Dic", "Dic", "Dic", "Dic", "Dic", "Dic", "Dic", "Dic", "Dic", "Dic", "Dic", "Dic", "Dic", "Dic", "Dic", "Dic", "Dic", "Dic", "Dic", "Dic", "Dic", "Dic", "Dic", "Dic", "Dic", "Dic", "Dic", "Dic", "Dic", "Dic", "Dic", "Dic", "Dic", "Dic", "Dic", "Dic", "Dic", "Dic", "Dic", "Dic", "Dic", "Dic", "Dic", "Dic", "Dic", "Dic", "Dic", "Dic", "Dic", "Dic", "Dic"], "x0": " ", "xaxis": "x", "y": [464800.0, 493100.0, 513000.0, 494100.0, 490200.0, 522400.0, 631200.0, 674700.0, 706600.0, 736600.0, 808000.0, 831600.0, 841400.0, 896500.0, 947500.0, 1025000.0, 1062000.0, 1128000.0, 1190000.0, 1348000.0, 1384000.0, 1441000.0, 1466000.0, 1536000.0, 1629000.0, 1745000.0, 1881000.0, 2032000.0, 2107000.0, 2307000.0, 2556000.0, 3077000.0, 3509000.0, 3946000.0, 4246000.0, 4249000.0, 4121000.0, 4194000.0, 4085000.0, 3596000.0, 3514000.0, 3345000.0, 3163000.0, 3139000.0, 3013000.0, 3040000.0, 3321000.0, 3242000.0, 3063000.0, 3008000.0, 3018000.0], "y0": " ", "yaxis": "y"}], "layout": {"boxmode": "overlay", "height": 420, "legend": {"title": {"text": "Mes"}, "tracegroupgap": 0}, "showlegend": false, "title": {"text": "Distribución por Mes — ed_activo_total"}, "xaxis": {"anchor": "y", "categoryarray": ["Ene", "Feb", "Mar", "Abr", "May", "Jun", "Jul", "Ago", "Sep", "Oct", "Nov", "Dic"], "categoryorder": "array", "domain": [0.0, 1.0], "title": {"text": "Mes"}}, "yaxis": {"anchor": "x", "domain": [0.0, 1.0], "title": {"text": "millones EUR constantes 2025"}}}}
